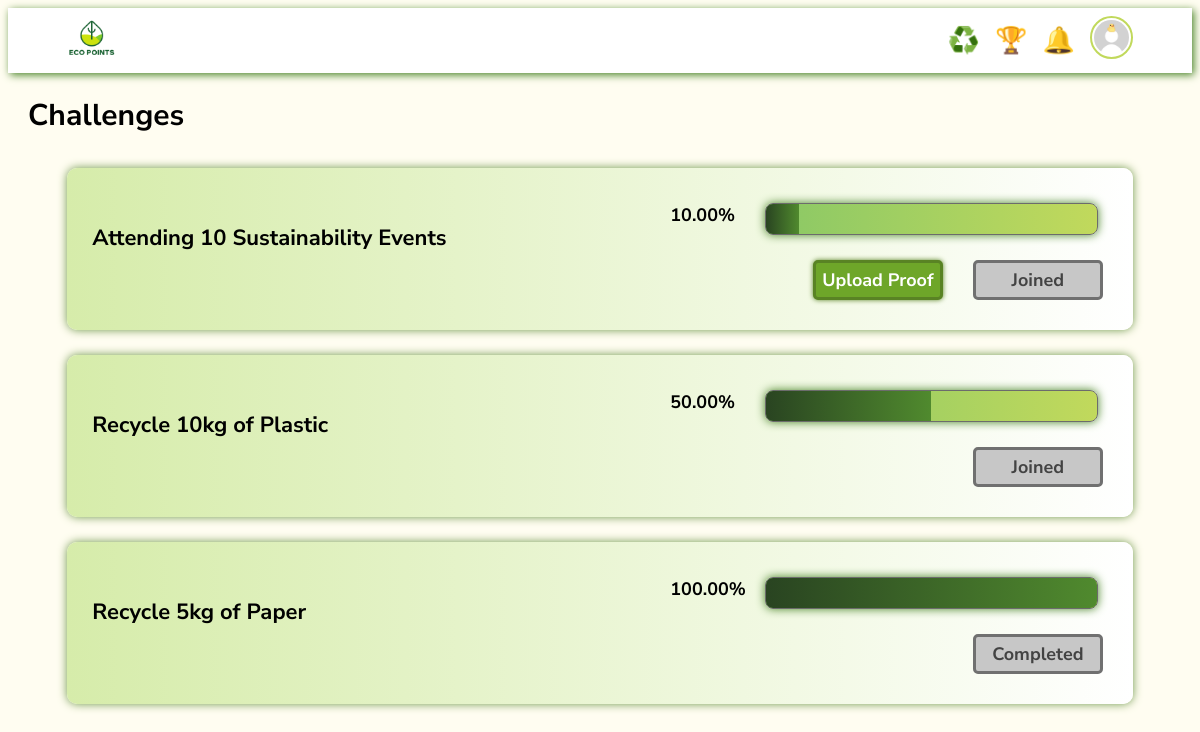
The app's page /challenger/trackChallenges.php (signed in) with its own data.
### tables this page shows
CREATE TABLE IF NOT EXISTS `challenge` (
  `challenge_id` varchar(10) NOT NULL,
  `name` varchar(255) NOT NULL,
  `type` enum('Event','Recycling') NOT NULL,
  `points` int NOT NULL,
  `start_date` date NOT NULL,
  `end_date` date DEFAULT NULL,
  `partner_id` varchar(10) DEFAULT NULL,
  `no_of_times` int DEFAULT NULL,
  `is_deleted` tinyint(1) NOT NULL,
  PRIMARY KEY (`challenge_id`),
  UNIQUE KEY `challenge_id` (`challenge_id`),
  UNIQUE KEY `challenge_id_2` (`challenge_id`),
  KEY `partner_id` (`partner_id`)
);

CREATE TABLE IF NOT EXISTS `challenge_participation` (
  `participation_id` varchar(10) NOT NULL,
  `challenger_id` varchar(10) NOT NULL,
  `challenge_id` varchar(10) NOT NULL,
  `status` enum('Joined','Completed') NOT NULL,
  `joined_date` date NOT NULL,
  `completion_date` date DEFAULT NULL,
  `current_progress` decimal(10,2) NOT NULL,
  PRIMARY KEY (`participation_id`),
  UNIQUE KEY `participation_id` (`participation_id`),
  KEY `challenger_id` (`challenger_id`),
  KEY `challenge_id` (`challenge_id`)
);

### challenger/trackChallenges.php (the view, shortened to what this page needs)
<?php
    require_once "../conn.php";
?>
<!DOCTYPE html>
<html lang="en">
<head>
    <link href="../commonStyle.css" rel="stylesheet">
</head>
<body>
    <?php include "challengerTaskbar.php"; ?>
    <br>
    <label id="challenges">Challenges</label>
    <br><br>
    <div id="challenges_box">
        <?php
            $sql = "SELECT * FROM challenge
                    WHERE ((CURRENT_DATE() > start_date AND end_date IS NULL)
                    OR CURRENT_DATE() BETWEEN start_date AND end_date)
                    AND is_deleted = 0";
            $result = mysqli_query($con, $sql);
            if(mysqli_num_rows($result) == 0){
                    echo "<p>No challenges found.</p>";
                }
                else{
                    while($row = mysqli_fetch_assoc($result)){
                        echo "<div class='challenge-wrapper'>";
                        echo "<div class='challenge-left'>";
                        echo "<label class='challenge-name'>".$row['name']."</label><br>";
                        echo "</div>";
                        echo "<div class='challenge-right'>";
                        $challenge_id = $row["challenge_id"];
                        $challenger_id = $_SESSION["mySession"];
                        $sql2 = "SELECT * FROM challenge_participation
                                WHERE challenge_id = '$challenge_id'
                                AND challenger_id = '$challenger_id'";
                        $result2 = mysqli_query($con, $sql2);
                        $row_count = mysqli_num_rows($result2);
                        $row2 = mysqli_fetch_assoc($result2);
                        $challenge_progress = number_format(0, 2);
                        if($row_count == 1){
                            $challenge_progress = $row2["current_progress"];
                        }
                        echo "<div class='challenge-progress'>
                                <label class='progress-label'>".$challenge_progress."%</label>
                                <div class='progress-bar'>
                                    <div class='progress-fill' style='width:".$challenge_progress."%;'></div>
                                </div>
                            </div>";
                        echo "<div class='buttons'>";
                        $challenge_type = $row["type"];
                        if($challenge_type === "Event" && $row_count == 1 && $row2["status"] == "Joined"){
                            echo "<a href='uploadProof.php?id=$challenge_id'>
                                    <button class='upload-proof-btn'>Upload Proof</button>
                                </a>";
                        }
                        $status = "";
                        $disabled = "";
                        $message = "";
                        if($row_count == 0){
                            $status = "not_joined";
                            $message = "Join Now";
                        }
                        else if($row_count == 1 && $row2["status"] == "Joined"){
                            $status = "joined";
                            $message = "Joined";
                            $disabled = "disabled";
                        }
                        else{
                            $status = "completed";
                            $message = "Completed";
                            $disabled = "disabled";
                        }
                        echo "<button class='btn $status' $disabled onclick='join_challenge(this, \"$challenge_id\", \"$challenge_type\")'>$message</button>";
                        echo "</div>";
                        echo "</div>";
                        echo "</div>";
                    }
                }
        ?>
    </div>
</body>
</html>

### commonStyle.css (style rules this page uses)
body { font-family: "Nunito Sans", sans-serif; background-color: #FFFDF1 ; }

### challenger/trackChallenges.php (style rules this page uses)
#challenges { font-weight: bold; font-size: 30px; padding: 20px; }
#challenges_box { width: 90%; padding: 10px; display: flex; flex-direction: column; margin: 0 auto; gap: 25px; }
.challenge-wrapper { display: flex; align-items: center; justify-content: center; padding: 10px; background: linear-gradient(to right, #d6ecaaff, #ffffffff); border-radius: 10px; box-shadow: 0 0 10px #6e974aff; box-sizing: border-box; }
.challenge-left { display: flex; flex-direction: column; width: 50%; padding: 15px; }
.challenge-right { display: flex; flex-direction: column; padding: 15px; width: 50%; height: 100%; gap: 10px; }
.challenge-name { font-weight: bold; font-size: 22px; }
.challenge-progress { padding: 10px; display: flex; justify-content: flex-end; }
.progress-label { font-weight: bold; font-size: 18px; width: 20%; }
.progress-bar { width: 70%; max-width: 400px; height: 30px; background: linear-gradient(to left, #C1D95C, #8ac866ff); border-radius: 8px; overflow: hidden; box-shadow: 0 0 10px #498428; border: 1px solid #6c6c6cff; }
.progress-fill { height: 100%; background: linear-gradient(to right, #294421ff, #508a2eff); width: 0; transition: width 0.4s ease; }
.buttons { padding: 5px; display: flex; justify-content: flex-end; gap: 30px; }
.upload-proof-btn { width: 130px; height: 40px; border-radius: 5px; cursor: pointer; font-family: "Nunito Sans", sans-serif; font-weight: bold; font-size: 18px; color: #ffffffff; background-color: #6ea629ff; border: 3px solid #598324ff; box-shadow: 0 0 5px #598324ff; }
.btn { width: 130px; height: 40px; border-radius: 5px; cursor: pointer; font-family: "Nunito Sans", sans-serif; font-weight: bold; font-size: 18px; }
.btn.joined, .btn.completed { color: rgba(67, 67, 67, 1); background-color: rgba(199, 199, 199, 1); border: 3px solid rgba(112, 112, 112, 1); cursor: not-allowed; }

### challenger/challengerTaskbar.php (style rules this page uses)
a { text-decoration: none; }

### records on screen
challenge: name "Attending 10 Sustainability Events", challenge_participation.current_progress "10.00", challenge_participation.status "Joined"
challenge: name "Recycle 10kg of Plastic", challenge_participation.current_progress "50.00", challenge_participation.status "Joined"
challenge: name "Recycle 5kg of Paper", challenge_participation.current_progress "100.00", challenge_participation.status "Completed"
